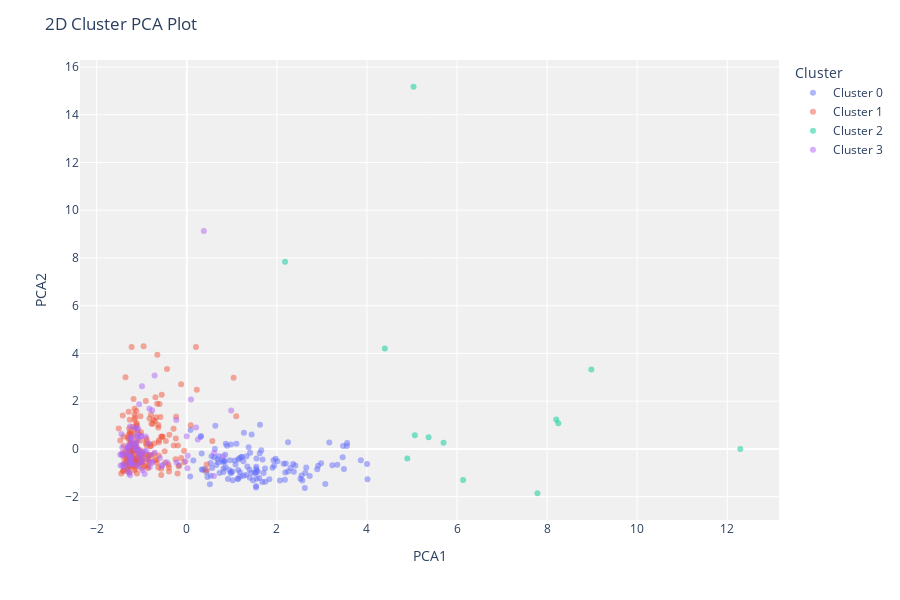

Notebook cell for this chart:
### Markdown cell above
---

## Cell 12: Cluster Visualization with PCA

### What
Visualizing clusters in 2D space using Principal Component Analysis (PCA).

### Why
We have 6 spending dimensions - impossible to visualize directly!
PCA reduces to 2D while preserving cluster structure:
- See if clusters are well-separated
- Identify overlapping segments
- Visualize cluster shapes

### Technical Details
PCA projects 6D data onto 2D plane:
- PC1 and PC2 capture maximum variance
- Clusters that separate in 6D should separate in 2D

### Expected Output
2D scatter plot showing clusters in reduced dimensional space.

### Code cell
print("=" * 60)
print("2D CLUSTER VISUALIZATION (PCA)")
print("=" * 60)
print("\nReducing 6 dimensions to 2 for visualization...\n")

# PyCaret's cluster visualization
plot_model(kmeans_4, plot='cluster')

print("\n" + "=" * 60)
print("INTERPRETING THE PLOT")
print("=" * 60)
print("\n- Each point represents one customer")
print("- Colors show cluster membership")
print("- PCA reduces 6D spending data to 2D")
print("- PC1 & PC2: Principal components capturing most variance")
print("\nGood clustering shows:")
print("- Clear color separation (distinct segments)")
print("- Minimal overlap between clusters")
print("- Compact clusters with space between them")

### Figure 1 — Plotly figure (JSON) as saved in the notebook; plotly's stock layout.template omitted (floating-point values rounded to 4 significant figures; data arrays with more than 128 entries replaced by an {"elided": "..."} marker saying what was removed)
{"data": [{"customdata": [[2], [2], [2], [2], [2], [2], [2], [2], [2], [2], [2], [2], [2], [2], [2], [2], [2], [2], [2], [2], [2], [2], [2], [2], [2], [2], [2], [2], [2], [2], [2], [2], [2], [2], [2], [2], [2], [2], [2], [2], [2], [2], [2], [2], [2], [2], [2], [2], [2], [2], [2], [2], [2], [2], [2], [2], [2], [2], [2], [2], [2], [2], [2], [2], [2], [2], [2], [2], [2], [2], [2], [2], [2], [2], [2], [2], [2], [2], [2], [2], [2], [2], [2], [2], [2], [2], [2], [2], [2], [2], [2], [2], [2], [2], [2], [2], [2], [2], [2], [2], [2], [2], [2], [2], [2], [2], [2], [2], [2], [2], [2], [2], [2], [2], [2], [2], [2], [2], [2], [2], [2], [2], [2], [2], [2], [2]], "hovertemplate": "Cluster=Cluster 0<br>PCA1=%{x}<br>PCA2=%{y}<br>Feature=%{customdata[0]}<extra></extra>", "legendgroup": "Cluster 0", "marker": {"color": "#636efa", "opacity": 0.5, "symbol": "circle"}, "mode": "markers", "name": "Cluster 0", "orientation": "v", "showlegend": true, "textposition": "top center", "type": "scatter", "x": [0.8439, 2.916, 2.897, 1.103, 3.555, 1.543, 3.076, 1.14, 1.132, 0.9807, 2.983, 2.631, 1.542, 3.462, 0.9433, 1.678, 2.069, 1.538, 0.8944, 0.9564, 1.167, 0.3337, 1.432, 0.5145, 1.654, 1.904, 0.8615, 1.013, 0.4599, 2.014, 0.7277, 1.927, 1.328, 0.6238, 0.08378, 0.8303, 1.317, 1.744, 1.682, 3.49, 1.394, 1.471, 0.9781, 0.6058, 2.652, 3.342, 0.8525, 2.525, 2.549, 1.737, 1.939, 1.611, 1.141, 1.706, 4.013, 1.344, 1.521, 0.07535, 0.4324, 0.8157, 2.248, 1.144, 2.303, 2.362, 1.187, 1.55, 2.621, 3.56, 2.18, 1.539, 1.181, 1.022, 2.378, 0.5509, 0.8147, 2.731, 1.225, 2.249, 1.621, 0.6844, 1.258, 1.52, 0.5351, 0.8671, 0.3315, 1.578, 1.626, 0.5609, 3.47, 0.6548, 0.1456, 0.9149, 0.7125, 1.4, 1.549, 0.3081, 0.7948, 1.554, 2.187, 3.232, 4.003, 1.083, 2.411, 3.164, 0.9825, 2.566, 1.971, 0.355, 1.833, 1.256, 2.199, -0.1682, 1.44, 1.407, 0.7912, 0.3996, 0.5301, 0.3168, 2.151, 0.634, 1.063, 1.269, 1.212, 3.865, 0.7001, 1.374], "xaxis": "x", "y": [-0.5154, -0.71, -0.8528, 0.2172, 0.1171, -0.8397, -1.474, -0.8883, -1.263, 0.1883, -0.5981, -1.001, -0.7436, -0.3503, -0.8831, -1.388, -1.327, -1.621, 0.1278, -0.479, -0.3921, -0.8642, -1.002, -1.477, -0.06046, -0.7892, -0.7526, -0.9473, -1.176, -0.5171, -1.014, -0.4772, -0.3076, 0.000787, 0.7906, -0.5128, -1.089, -1.377, -0.4469, -0.8406, -0.8753, -1.318, -1.023, -0.3462, -0.776, -0.6644, -0.2427, -1.25, -1.11, -0.8245, -0.7079, -1.221, -1.237, -1.004, -1.272, -0.7352, -1.0, -1.16, -0.9642, -0.8254, 0.2757, -0.4457, -0.8014, -0.6331, -1.159, -1.245, -1.639, 0.2466, -1.287, -1.549, -0.98, -1.313, -0.9613, -0.3105, -0.972, -1.136, -0.3385, -0.9454, -0.1783, -0.4312, -1.122, -1.01, -1.127, 0.2204, -0.1942, -0.9617, 1.012, -0.8024, 0.1187, -0.6724, -0.4815, -1.257, -0.3068, -1.212, -0.4002, 0.496, -0.5531, -0.91, -0.985, -0.6889, -0.6371, -0.6537, -0.6997, 0.2707, -0.9636, -1.324, -0.4092, -0.8692, -1.266, -0.5125, -0.6107, -0.6888, 0.6089, -0.1606, -0.4611, -0.8463, -0.5854, 0.5427, -0.6179, 0.9742, -0.4846, 0.6821, -0.3379, -0.4799, -0.5576, 0.0685], "yaxis": "y"}, {"customdata": {"elided": "209x1 int values"}, "hovertemplate": "Cluster=Cluster 1<br>PCA1=%{x}<br>PCA2=%{y}<br>Feature=%{customdata[0]}<extra></extra>", "legendgroup": "Cluster 1", "marker": {"color": "#EF553B", "opacity": 0.5, "symbol": "circle"}, "mode": "markers", "name": "Cluster 1", "orientation": "v", "showlegend": true, "textposition": "top center", "type": "scatter", "x": {"elided": "209 float values"}, "xaxis": "x", "y": {"elided": "209 float values"}, "yaxis": "y"}, {"customdata": [[2], [2], [2], [2], [2], [2], [2], [2], [2], [1], [1], [2], [2]], "hovertemplate": "Cluster=Cluster 2<br>PCA1=%{x}<br>PCA2=%{y}<br>Feature=%{customdata[0]}<extra></extra>", "legendgroup": "Cluster 2", "marker": {"color": "#00cc96", "opacity": 0.5, "symbol": "circle"}, "mode": "markers", "name": "Cluster 2", "orientation": "v", "showlegend": true, "textposition": "top center", "type": "scatter", "x": [4.398, 5.063, 8.982, 4.897, 8.249, 6.136, 12.29, 8.203, 5.701, 2.182, 5.036, 5.369, 7.785], "xaxis": "x", "y": [4.21, 0.5691, 3.325, -0.4063, 1.073, -1.301, -0.001452, 1.229, 0.259, 7.841, 15.17, 0.4918, -1.857], "yaxis": "y"}, {"customdata": [[1], [1], [1], [1], [1], [1], [1], [1], [1], [1], [1], [1], [1], [1], [1], [1], [1], [1], [1], [1], [1], [1], [1], [1], [1], [1], [1], [2], [1], [1], [2], [1], [1], [1], [2], [1], [1], [1], [1], [1], [1], [1], [1], [1], [1], [1], [1], [1], [1], [1], [1], [1], [1], [1], [1], [1], [1], [1], [1], [1], [1], [1], [1], [1], [2], [1], [1], [1], [1], [1], [1], [1], [1], [1], [1], [1], [1], [1], [2], [1], [1], [1], [1], [1], [1], [1], [1], [1], [1], [1], [1], [1]], "hovertemplate": "Cluster=Cluster 3<br>PCA1=%{x}<br>PCA2=%{y}<br>Feature=%{customdata[0]}<extra></extra>", "legendgroup": "Cluster 3", "marker": {"color": "#ab63fa", "opacity": 0.5, "symbol": "circle"}, "mode": "markers", "name": "Cluster 3", "orientation": "v", "showlegend": true, "textposition": "top center", "type": "scatter", "x": [-1.385, -1.088, -1.143, 0.02241, 0.807, -1.22, -1.477, -0.9944, -1.107, -1.25, -1.082, -0.7116, -3.899e-05, -1.45, -0.8717, -0.8947, -0.9941, -0.7679, -0.9968, -1.433, -1.315, 0.206, -1.285, -1.232, -0.8296, 0.01486, -1.304, -0.02826, -1.377, -0.9867, 0.608, -1.253, -0.9349, -1.138, 0.2448, -0.4397, -1.175, -0.9847, -1.012, -0.8205, -1.278, -1.242, -1.468, -1.056, -0.7697, -0.226, 0.9872, -1.241, -0.8149, -1.245, -0.7766, -1.079, -1.06, -1.029, -1.145, -0.5969, -1.116, 0.3781, -1.253, -1.31, -1.134, -1.29, -1.056, -1.096, -0.2322, -1.297, -1.234, -1.313, -1.009, -0.911, -1.213, -1.079, -1.447, -1.428, -1.024, -0.5399, -1.228, -0.5549, 0.603, -1.396, -1.112, -1.259, 0.09579, -1.223, -0.9456, -0.7146, -0.8494, -1.135, -1.281, -1.134, -1.26, -1.434], "xaxis": "x", "y": [-0.1981, -0.1228, 0.8918, -0.2812, -0.306, -0.4287, -0.2395, -0.2335, 0.05974, -0.6541, 0.3934, -0.1473, 0.5356, 0.6294, -0.476, -0.07396, 2.622, 1.615, -0.5459, 0.05815, 0.0374, 0.8924, 0.1319, 0.3421, 1.686, -0.8085, 0.03645, -0.5131, -0.6462, -0.3656, -0.1706, -0.5502, -1.053, 0.253, 0.3937, -0.5594, 0.1522, -0.8971, 0.5259, -0.7539, -0.492, 0.4842, -0.6907, 1.867, -0.5324, -0.5734, 1.614, -0.3673, -0.2545, -0.2701, -0.5848, -0.319, -0.7351, -0.165, -0.0009892, -0.3856, 0.5244, 9.133, -0.3233, -0.9292, 0.8692, 0.1203, -0.04972, 0.6315, 1.212, -0.2902, 0.4451, -0.1055, 0.5372, 0.5251, -0.6438, 0.8571, -0.2153, -0.2801, -0.5283, -0.6719, 0.24, -0.7222, -1.138, -0.7438, -0.6578, -1.1, 2.067, -0.604, -0.1009, 3.076, 0.2342, 0.211, -1.007, -0.04748, 0.9436, -0.6955], "yaxis": "y"}], "layout": {"height": 600, "legend": {"title": {"text": "Cluster"}, "tracegroupgap": 0}, "margin": {"t": 60}, "plot_bgcolor": "rgb(240,240,240)", "title": {"text": "2D Cluster PCA Plot"}, "xaxis": {"anchor": "y", "domain": [0, 1], "title": {"text": "PCA1"}}, "yaxis": {"anchor": "x", "domain": [0, 1], "title": {"text": "PCA2"}}}}
